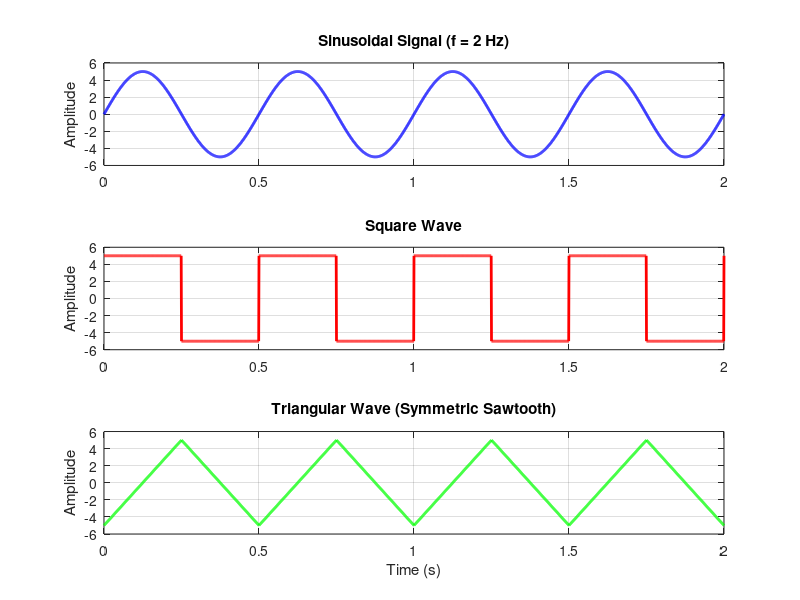

This chart was generated by the following MATLAB code:
clc; clear; close all;

%% 1. Signal Parameters
f = 2;  % Frequency = 2Hz (2 cycle per second )
A = 5;  % Amplitude = 5 volts
Fs = 1000; % Sampling Frequency (High resolution)
T = 2; % Duration in seconds
t = 0 : 1/Fs : T; %Time vector

%% 2. Generate Signals

% A. Sinusoidal Signal 
% Standard Math : A*sin(2*pi*f*t)
y_sine = A*sin(2*pi*f*t);

% B. Square Wave
% Uses "square" function . Input must be angular frequency (2*pi*f*t)
y_square = A*square(2*pi*f*t);

% C. Triangular Wave
% User "sawtooth" function
% The second argument "0.5" places the peak in the middle (Triangle).
% If the second argument is 1, it becomes a pure sawtooth ramp.
y_tri = A*sawtooth(2*pi*f*t,0.5);

%% 3. Visualization
figure('Name', 'Signal Generation', 'Color', 'w');

% Plot Sine
subplot(3, 1, 1);
plot(t, y_sine, 'b', 'LineWidth', 2);
title(['Sinusoidal Signal (f = ' num2str(f) ' Hz)']);
ylabel('Amplitude'); grid on; axis([0 T -A-1 A+1]);

% Plot Square
subplot(3, 1, 2);
plot(t, y_square, 'r', 'LineWidth', 2);
title('Square Wave');
ylabel('Amplitude'); grid on; axis([0 T -A-1 A+1]);

% Plot Triangle
subplot(3, 1, 3);
plot(t, y_tri, 'g', 'LineWidth', 2);
title('Triangular Wave (Symmetric Sawtooth)');
xlabel('Time (s)'); ylabel('Amplitude'); 
grid on; axis([0 T -A-1 A+1]);
